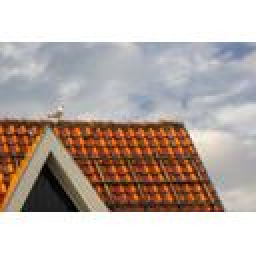
#> input picture myproject/인터페이스_프로젝트/project/프로젝트/roof/media/photo/2021/02/home.thumb.jpg, 128 x 128 px, given in place of predictions.jpg, which was not available (shown 2 times larger)
$ jupyter execute 21_05_05_YOLO_v4.ipynb   (shell and % lines are left out)   (text cells are left out)
#> lines starting #> are read from the running program, lines starting #| are printed output that depends on the picture
[cell 1]
%cd darknet

[cell 2]
# !cmake

[cell 3]
%cd ..
from google.colab import files
loaded = files.upload()
#> the answer given: home.thumb.jpg

[cell 4]
def imShow(path):
#> called with path = 'predictions.jpg'
  import cv2
  import matplotlib.pyplot as plt
  %matplotlib inline

  image = cv2.imread(path)
#> image is the input picture: shape (128, 128, 3); mean B, G, R 170.1, 176.4, 188.7
  height, width = image.shape[:2]
#> height = 128; width = 128
  resized_image = cv2.resize(image, (3*width, 3*height), interpolation =cv2.INTER_CUBIC)
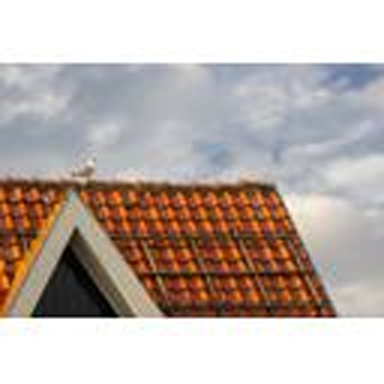
#> resized_image: shape (384, 384, 3); mean B, G, R 170, 176.3, 188.6

  fig = plt.gcf()
  fig.set_size_inches(18,10)
  plt.axis("off")
  plt.imshow(cv2.cvtColor(resized_image, cv2.COLOR_BGR2RGB))
  plt.show()

def upload():
  from google.colab import files
  uploaded = files.upload()
  for name, data in uploaded.items():
    with open(name, 'wb') as f:
      f.write(data)
      print('saved file', name)

def download(path):
  from google.colab import files
  files.download(path)

[cell 5]
%cd darknet

[cell 6]
imShow('predictions.jpg')

[cell 7]
imShow('predictions.jpg')

$ run again, on Project/인터페이스_프로젝트/Django/실습 error.png
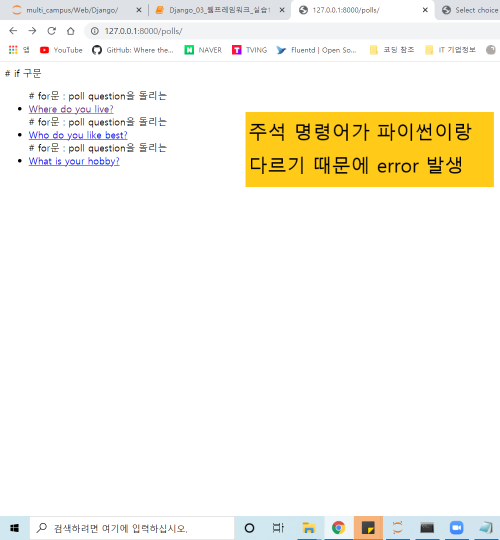
#> input picture Project/인터페이스_프로젝트/Django/실습 error.png, 999 x 1080 px, given in place of predictions.jpg, which was not available (shown at 1/2 size)
#> in imShow, image is the input picture: shape (1080, 999, 3); mean B, G, R 234.9, 245.5, 248.4
#> in imShow, `resized_image = cv2.resize(image, (3*width, 3*height), interpolation =..`:
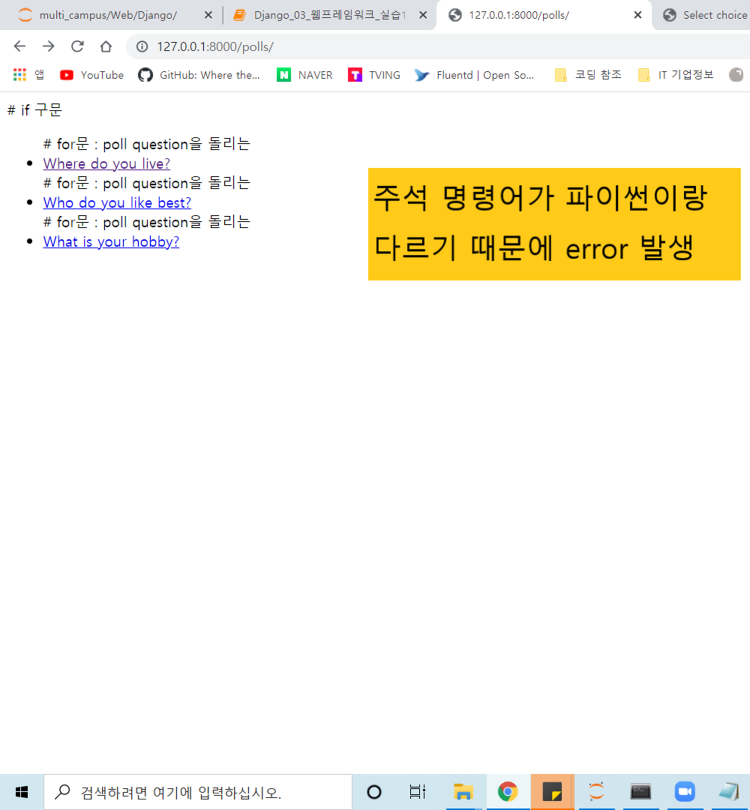
#> resized_image: shape (3240, 2997, 3) (shown at 1/4 size); mean B, G, R 234.8, 245.4, 248.3
